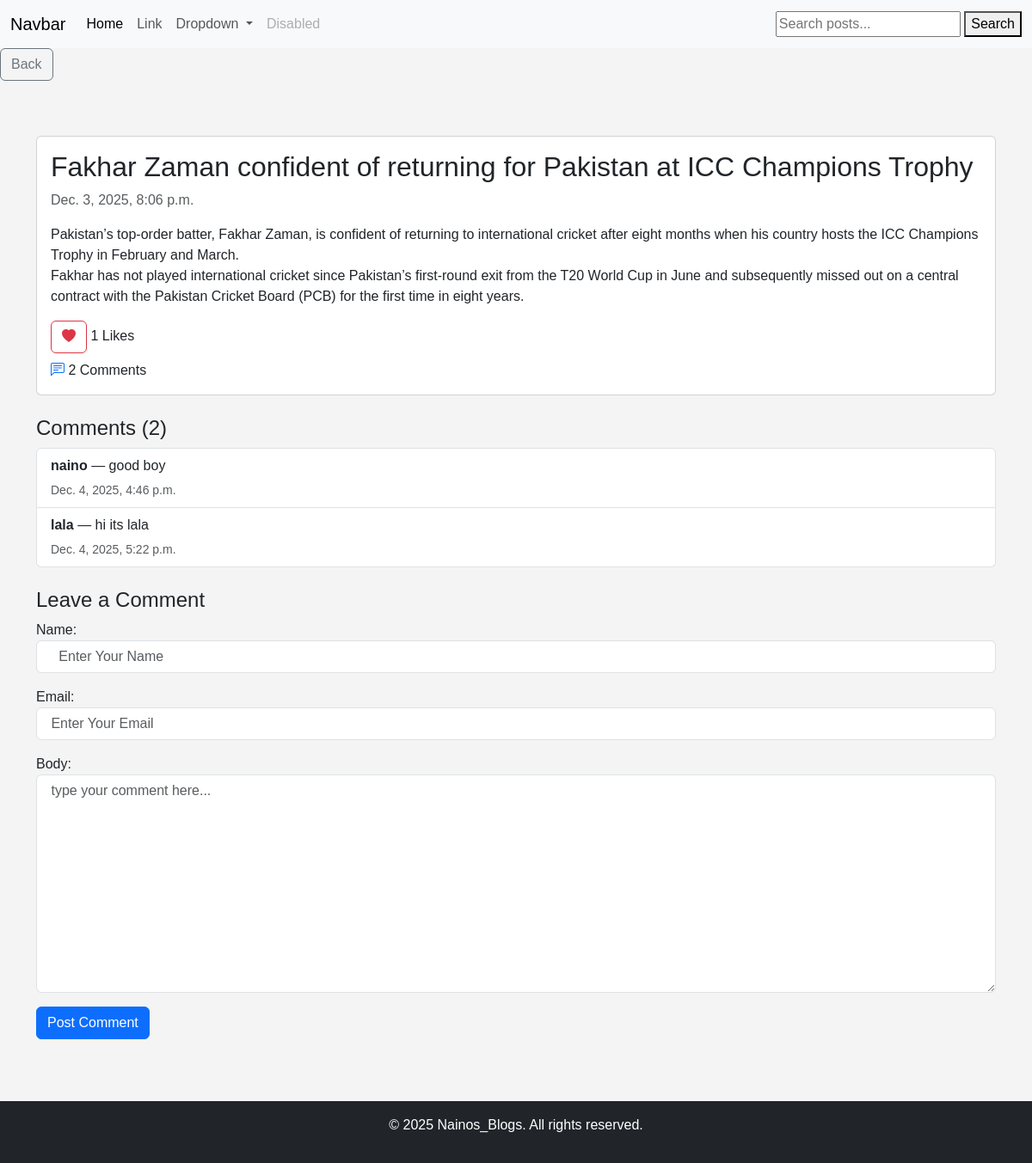
The app's page /detail/2 with its own data.
### nainos_blogs/models.py (models this page shows, shortened)
class BLog(models.Model):
    title = models.CharField(max_length=200)
    image = models.CharField(max_length=200)
    content = RichTextField()
    disception = models.TextField(max_length=500)
    date = models.DateTimeField(auto_now_add=True)
    likes = models.IntegerField(default=0)

class Comment(models.Model):
    posts = models.ForeignKey(BLog, on_delete=models.CASCADE)
    name = models.CharField(max_length=200)
    email = models.EmailField()
    body = models.TextField()
    date = models.DateTimeField(auto_now_add=True)

### nainos_blogs/views.py (the view)
# urls.py: path('detail/<int:pk>', views.detail , name='detail'),
def detail(request, pk):
    posts = get_object_or_404(BLog, pk=pk)
    comments = posts.comment_set.all()
    if request.method == 'POST':
        form = commentForm(request.POST)
        if form.is_valid():
            comment = form.save(commit=False)
            comment.posts = posts
            comment.save()
            return redirect('detail', pk=posts.pk)
    else:
        form =  commentForm()
    return render(request, 'detail.html', {'posts': posts,'form':form, 'comments':  comments })

### nainos_blogs/form.py
class commentForm(forms.ModelForm):
    class Meta:
        model = Comment
        fields = ['name', 'email', 'body']
        widgets = {
            'name': forms.TextInput(attrs={'class': 'form-control', 'placeholder': '   Enter Your Name'}),
            'email': forms.EmailInput(attrs={'class': 'form-control', 'placeholder': ' Enter Your Email'}),
            'body': forms.Textarea(attrs={'class': 'form-control', 'placeholder': ' type your comment here...'}),
        }

### templates/detail.html (shortened to what this page needs)
{% extends "base.html" %}
{%block content%}
  <button class="btn btn-outline-secondary mb-3" onclick="history.back()">Back</button>
    <div class="container my-5">
      <div class="row">
        <div class="col-lg-12 mx-auto">
          <div class="card">
            <div class="card-body">
              <h2 class="card-title">
                {{ posts.title }}
              </h2>
              <p class="text-muted">{{ posts.date }}</p>
              <p class="card-text">
                {{ posts.content| safe}}
                <br>
                {{ posts.disception}}
              </p>
              <form method="POST" action="{% url 'like' posts.pk %}">
                <button type="submit" class="btn btn-outline-danger">
                  <i class="bi bi-heart-fill"></i>
                </button>
                <span>{{ posts.likes }}</span> Likes
              </form>
              <div class="mt-2">
                <i class="bi bi-chat-left-text text-primary"></i>
                <span>{{ posts.comment_set.count }}</span> Comments
              </div>
            </div>
          </div>
          <div class="mt-4">
            <h4>Comments ({{ comments.count }})</h4>
            <ul class="list-group">
                {% for comment in comments %}
                <li class="list-group-item">
                    <p class="mb-1">
                        <strong>{{ comment.name }}</strong> — {{ comment.body }}
                    </p>
                    <small class="text-muted">{{ comment.date }}</small>
                </li>
                {% empty %}
                <li class="list-group-item text-muted">No comments yet.</li>
                {% endfor %}
            </ul>
        </div>
          <div class="mt-4">
            <h4>Leave a Comment</h4>
            <form method="POST">
              <div class="mb-3">
                {{form.as_p}}
              </div>
              <button type="submit" class="btn btn-primary">
                Post Comment
              </button>
            </form>
          </div>
        </div>
      </div>
    </div>
{%endblock content%}

### static/css/style.css (style rules this page uses)
body { font-family: Arial, sans-serif; background-color: #f4f4f4; margin: 0; padding: 0; }

### records on screen
BLog: title "Fakhar Zaman confident of returning for Pakistan at ICC Champions Trophy", date "Dec. 3, 2025, 8:06 p.m.", content "Pakistan’s top-order batter, Fakhar Zaman, is confident of returning to international cricket after eight months when his country hosts the ICC Champions Trophy in February and March.", disception "Fakhar has not played international cricket since Pakistan’s first-round exit from the T20 World Cup in June and subsequently missed out on a central contract with the Pakistan Cricket Board (PCB) for the first time in eight years.", likes "1", comment_set.count "2", count "2"
Comment: name "naino", body "good boy", date "Dec. 4, 2025, 4:46 p.m."
Comment: name "lala", body "hi its lala", date "Dec. 4, 2025, 5:22 p.m."
